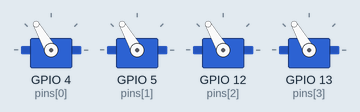
A sketch run on a simulated ESP32. Parts: 4 × servo.

Above: at 0.05 s.
At 2.0 s:
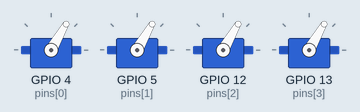
Timing chart, 0 to 4.6 s (numbered marks = the images above):
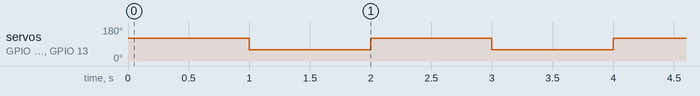

Measured:
- by itself, servo on GPIO 4 (pins[0]), servo on GPIO 5 (pins[1]), servo on GPIO 12 (pins[2]), servo on GPIO 13 (pins[3]): alternates 120° for 1.0 s and 60° for 1.0 s

The sketch:

front_walk.ino
```cpp
#include <ESP32Servo.h>

Servo servo1, servo2, servo3, servo4;
Servo servo5, servo6, servo7, servo8;

const int pins[8] = {4, 5, 12, 13};

void setup() {
  servo1.attach(pins[0]);
  servo2.attach(pins[1]);
  servo3.attach(pins[2]);
  servo4.attach(pins[3]);

}

void forwardMove() {
  servo1.write(120);
  servo2.write(120);
  servo3.write(120);
  servo4.write(120);

}

void reverseMove() {
  servo1.write(60);
  servo2.write(60);
  servo3.write(60);
  servo4.write(60);

}

void loop() {
  forwardMove();
  delay(1000);

  reverseMove();
  delay(1000);
}
```
